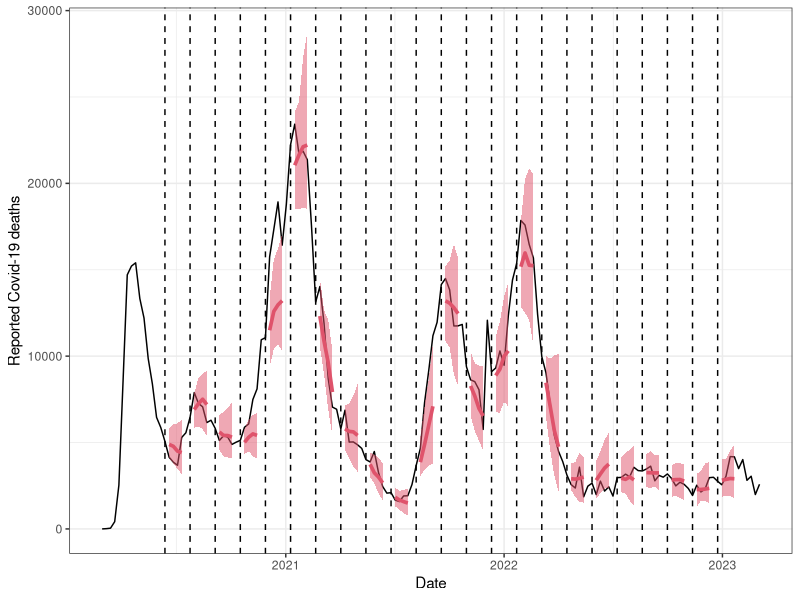

Here is the R script that generated this plot:
## ---- chunk 1
knitr::opts_chunk$set(cache = TRUE, autodep = TRUE, cache.comments = TRUE)
## ---- chunk 2
library(tidyverse)

cases_deaths = read.csv("cases_deaths.csv")
covidhub_fc = read.csv("covidhub_fc.csv")

cases_deaths = cases_deaths |> 
  mutate(date = as.Date(date))

covidhub_fc = covidhub_fc |> 
  mutate(target_date = as.Date(target_date)) 
fc_dates = seq.Date(
  as.Date("2020-06-13"),
  as.Date("2023-01-01"),
  by = 6 * 7)

g = ggplot() +
  geom_line(data = cases_deaths, aes(x = date, y = deaths)) +
  labs(x = "Date", y = "Reported Covid-19 deaths") + 
  theme_bw() + theme(legend.position = "none")
  
layers = list()
for (fc_date in fc_dates) {
  layers = c(
    layers,
    geom_vline(xintercept = fc_date, linetype = 2),
    geom_ribbon(data = covidhub_fc |> 
                  mutate(forecast_date = target_date - h * 7) |>
                  filter(forecast_date == fc_date),
                aes(x = target_date, ymin = forecast_0.1, ymax = forecast_0.9), 
                fill = 2, alpha = 0.5),
    geom_line(data = covidhub_fc |> 
                mutate(forecast_date = target_date - h * 7) |>
                filter(forecast_date == fc_date),
              aes(x = target_date, y = forecast_0.5), 
              color = 2, linewidth = 1.25))
}

g + layers
## ---- chunk 3
t0 = as.Date("2020-06-06")
t1 = as.Date("2023-02-04")
fc_dates = cases_deaths |> filter(between(date, t0, t1)) |> pull(date) 
fable_fc = tibble()

for (i in 1:length(fc_dates)) {
  fc_date = fc_dates[i]
  # cat(as.character(fc_date), "... ")
  
  # dat = ... construct data set using data up through the forecast date
  
  # fit = ... fit the ARIMA(1,1,0) and ARIMA(2,1,0) models
  
  # fc  = ... make forecasts, up to horizon 4; important: it will help to
  #           create a column in fc that indicates the forecast horizon!
  
  # fable_fc = bind_rows(fable_fc, as_tibble(fc))
}
## ---- chunk 4
cases_deaths = cases_deaths |> mutate(x = lag(cases, 4))

for (i in 1:length(fc_dates)) {
  fc_date = fc_dates[i]
  # cat(as.character(fc_date), "... ")
  
  # dat = ... construct data set using data up through the forecast date
  
  # fit = ... fit the regression model using ARIMA(2,1,0) errors
  
  # new_dat = new_data(dat, 4) |> 
  #   left_join(cases_deaths, by = "date") 
  
  # fc = ... make forecasts up to horizon 4, but now by specifying new_dat 
  
  # fable_fc = bind_rows(fable_fc, as_tibble(fc))
}
